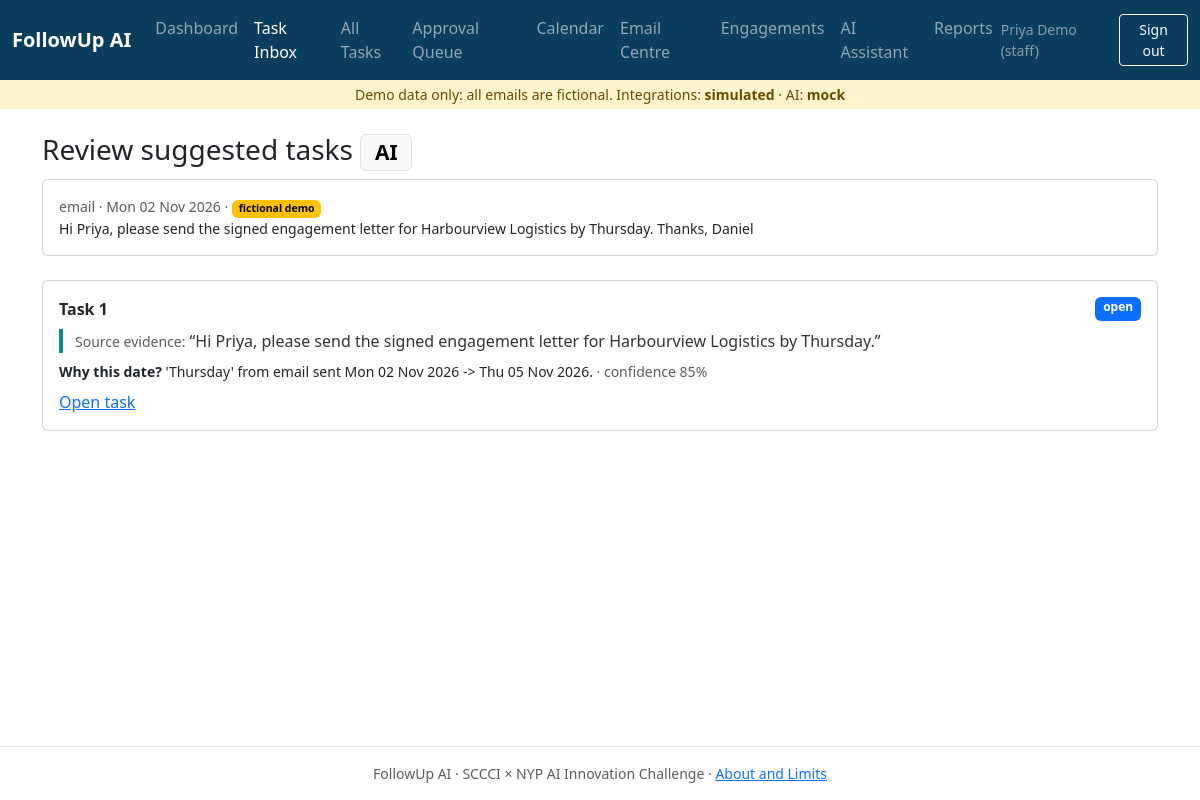
The app's page /inbox/review/1 (signed in) with its own data.
### app/models.py (models this page shows, shortened)
class User(UserMixin, db.Model):
    __tablename__ = "users"
    id = db.Column(db.Integer, primary_key=True)
    name = db.Column(db.String(80), nullable=False)
    email = db.Column(db.String(120), unique=True, nullable=False)
    password_hash = db.Column(db.String(255), nullable=False)
    role = db.Column(db.String(20), nullable=False, default="staff")  # staff | manager
    @property
    def is_manager(self) -> bool:
        return self.role == "manager"

class SourceMessage(db.Model):
    __tablename__ = "source_messages"
    id = db.Column(db.Integer, primary_key=True)
    kind = db.Column(db.String(20), default="email")  # email | note | transcript
    subject = db.Column(db.String(200))
    sender = db.Column(db.String(120))
    body = db.Column(db.Text, nullable=False)
    sent_at = db.Column(db.DateTime, default=utcnow)
    is_demo = db.Column(db.Boolean, default=False)  # fictional data is always labelled
    processed = db.Column(db.Boolean, default=False)
    created_by = db.Column(db.Integer, db.ForeignKey("users.id"))
    created_at = db.Column(db.DateTime, default=utcnow)
    tasks = db.relationship("Task", back_populates="message")

class Task(db.Model):
    __tablename__ = "tasks"
    id = db.Column(db.Integer, primary_key=True)
    message_id = db.Column(db.Integer, db.ForeignKey("source_messages.id"))
    client_id = db.Column(db.Integer, db.ForeignKey("clients.id"))
    owner_id = db.Column(db.Integer, db.ForeignKey("users.id"))
    owner_name = db.Column(db.String(80))
    title = db.Column(db.String(300), nullable=False)
    due_date = db.Column(db.Date)
    due_date_text = db.Column(db.String(120))  # the original wording, e.g. "by Thursday"
    due_reason = db.Column(db.Text)  # "Why this date?"
    source_quote = db.Column(db.Text)  # source evidence
    confidence = db.Column(db.Float, default=0.0)
    needs_confirmation = db.Column(db.Boolean, default=True)
    flags = db.Column(db.Text, default="")  # pipe-separated warnings
    status = db.Column(db.String(20), default=DRAFT)
    priority_score = db.Column(db.Integer, default=0)
    priority_reason = db.Column(db.String(200))
    thread_summary = db.Column(db.Text)
    calendar_event_id = db.Column(db.String(200))
    reply_received = db.Column(db.Boolean, default=False)
    created_at = db.Column(db.DateTime, default=utcnow)
    updated_at = db.Column(db.DateTime, default=utcnow, onupdate=utcnow)
    message = db.relationship("SourceMessage", back_populates="tasks")
    client = db.relationship("Client", back_populates="tasks")
    owner = db.relationship("User", foreign_keys=[owner_id])
    @property
    def flag_list(self) -> list[str]:
        return [f for f in (self.flags or "").split("|") if f]

### app/blueprints/inbox.py (the view)
@bp.route("/review/<int:message_id>")
@login_required
def review(message_id):
    msg = db.get_or_404(SourceMessage, message_id)
    return render_template("inbox/review.html", msg=msg, tasks=msg.tasks,
                           clients=Client.query.order_by(Client.name).all(),
                           users=User.query.order_by(User.name).all())

### app/templates/inbox/review.html (shortened to what this page needs)
{% extends "base.html" %}
{% from "_macros.html" import task_confirm_form, status_badge, ai_badge %}
{% block content %}
<h1 class="h3">Review suggested tasks {{ ai_badge() }}</h1>
<div class="card mb-4"><div class="card-body">
  <div class="small text-muted">{{ msg.kind }} · {{ msg.sent_at.strftime('%a %d %b %Y') if msg.sent_at }}{% if msg.is_demo %} · <span class="badge text-bg-warning">fictional demo</span>{% endif %}</div>
  <pre class="mb-0 source-text">{{ msg.body }}</pre>
</div></div>
{% for t in tasks %}
<div class="card mb-3 {{ 'border-warning' if t.needs_confirmation }}"><div class="card-body">
  <div class="d-flex justify-content-between"><strong>Task {{ loop.index }}</strong>{{ status_badge(t.status) }}</div>
  <blockquote class="evidence my-2"><span class="small text-muted">Source evidence:</span> “{{ t.source_quote }}”</blockquote>
  <div class="small mb-2"><strong>Why this date?</strong> {{ t.due_reason }}
    <span class="text-muted">· confidence {{ (t.confidence * 100)|round|int }}%</span></div>
  {% if t.status == 'draft' %}<div class="mt-3">{{ task_confirm_form(t, clients, users) }}</div>
  {% else %}<div class="mt-2"><a href="{{ url_for('tasks.detail', task_id=t.id) }}">Open task</a></div>{% endif %}
</div></div>
{% else %}<div class="empty-state">No tasks were found in this message.</div>{% endfor %}
{% endblock %}

### app/templates/base.html (shortened to what this page needs)
<!doctype html>
<html lang="en">
<head>
  <link href="https://cdn.jsdelivr.net/npm/bootstrap@5.3.3/dist/css/bootstrap.min.css" rel="stylesheet">
  <link href="{{ url_for('static', filename='css/app.css') }}" rel="stylesheet">
</head>
<body class="d-flex flex-column min-vh-100">
<nav class="navbar navbar-expand-lg navbar-dark bg-brand">
  <div class="container-fluid">
    <a class="navbar-brand fw-semibold" href="{{ url_for('dashboard.index') }}">FollowUp AI</a>
    {% if current_user.is_authenticated %}
    <div class="collapse navbar-collapse" id="nav">
      <ul class="navbar-nav me-auto">
        {% for endpoint, label, mgr in NAV %}{% if not mgr or current_user.is_manager %}
        <li class="nav-item"><a class="nav-link {{ 'active' if request.endpoint and request.endpoint.split('.')[0] == endpoint.split('.')[0] }}" href="{{ url_for(endpoint) }}">{{ label }}</a></li>
        {% endif %}{% endfor %}
      </ul>
      <form method="post" action="{{ url_for('auth.logout') }}" class="d-flex align-items-center gap-2">
        <span class="text-white-50 small">{{ current_user.name }} ({{ current_user.role }})</span>
        <button class="btn btn-sm btn-outline-light">Sign out</button>
      </form>
    </div>
    {% endif %}
  </div>
</nav>
<div class="demo-banner text-center small py-1">
  Demo data only: all emails are fictional. Integrations: <strong>{{ integrations_mode }}</strong> · AI: <strong>{{ llm_provider }}</strong>
</div>
<main class="container py-4 flex-grow-1">
  {% block content %}{% endblock %}
</main>
<footer class="border-top py-3 text-center small text-muted">
  FollowUp AI · SCCCI × NYP AI Innovation Challenge · <a href="{{ url_for('about.index') }}">About and Limits</a>
</footer>
</body>
</html>

### app/templates/_macros.html (shortened to what this page needs)
{% macro status_badge(s) %}
  {% set c = {'draft':'secondary','open':'primary','waiting':'info','blocked':'danger','done':'success',
              'pending':'warning','executed':'success','failed':'danger','rejected':'secondary'} %}
  <span class="badge text-bg-{{ c.get(s, 'secondary') }}">{{ s }}</span>
{% endmacro %}
{% macro ai_badge() %}<span class="badge text-bg-light border" title="Written or suggested by AI">AI</span>{% endmacro %}

### app/static/css/app.css (style rules this page uses)
:root { --brand: #0b3d5c; --accent: #0d8a8a; }
.bg-brand { background: var(--brand); }
.demo-banner { background: #fff3cd; color: #664d03; }
.evidence { border-left: 4px solid var(--accent); padding-left: .75rem; color: #333; }
.source-text { white-space: pre-wrap; font-family: inherit; }

### records on screen
User: name "Priya Demo", role "staff"
SourceMessage: kind "email", sent_at "Mon 02 Nov 2026", body "Hi Priya, please send the signed engagement letter for Harbourview Logistics by Thursday. Thanks, Daniel"
Task: status "open", source_quote "Hi Priya, please send the signed engagement letter for Harbourview Logistics by Thursday.", due_reason "'Thursday' from email sent Mon 02 Nov 2026 -> Thu 05 Nov 2026.", (t.confidence*100)|round|int "85"

### other values on screen
{{ label }} "Dashboard" "Task Inbox" "All Tasks" "Approval Queue" "Calendar" "Email Centre" "Engagements" "AI Assistant" "Reports"
{{ integrations_mode }} "simulated"
{{ llm_provider }} "mock"
